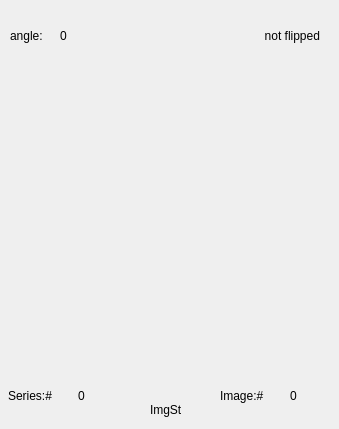
   <widget class="QWidget" name="tab_exam">
    <attribute name="title">
     <string>Processing</string>
    </attribute>
    <widget class="StaticLabel" name="previewImage">
     <property name="geometry">
      <rect>
       <x>2</x>
       <y>60</y>
       <width>320</width>
       <height>320</height>
      </rect>
     </property>
     <property name="text">
      <string/>
     </property>
     <property name="iconNormal">
      <string>../icon/test/sysPic.bmp</string>
     </property>
    </widget>
    <widget class="StaticLabel" name="previewAngleLabel">
     <property name="geometry">
      <rect>
       <x>10</x>
       <y>20</y>
       <width>51</width>
       <height>32</height>
      </rect>
     </property>
     <property name="text">
      <string>angle:</string>
     </property>
     <property name="iconId">
      <number>0</number>
     </property>
    </widget>
    <widget class="StaticLabel" name="previewAngleValue">
     <property name="geometry">
      <rect>
       <x>60</x>
       <y>20</y>
       <width>51</width>
       <height>32</height>
      </rect>
     </property>
     <property name="text">
      <string>0</string>
     </property>
     <property name="iconId">
      <number>4311</number>
     </property>
    </widget>
    <widget class="StaticLabel" name="previewStatus">
     <property name="geometry">
      <rect>
       <x>150</x>
       <y>400</y>
       <width>31</width>
       <height>20</height>
      </rect>
     </property>
     <property name="text">
      <string>ImgState</string>
     </property>
     <property name="iconId">
      <number>0</number>
     </property>
    </widget>
    <widget class="StaticLabel" name="previewFlipStatus">
     <property name="geometry">
      <rect>
       <x>149</x>
       <y>20</y>
       <width>171</width>
       <height>32</height>
      </rect>
     </property>
     <property name="text">
      <string>not flipped</string>
     </property>
     <property name="alignment">
      <set>Qt::AlignRight|Qt::AlignTrailing|Qt::AlignVCenter</set>
     </property>
     <property name="iconId">
      <number>4312</number>
     </property>
    </widget>
    <widget class="StaticLabel" name="previewSeriesNum">
     <property name="geometry">
      <rect>
       <x>78</x>
       <y>380</y>
       <width>41</width>
       <height>32</height>
      </rect>
     </property>
     <property name="text">
      <string>0</string>
     </property>
     <property name="iconId">
      <number>4207</number>
     </property>
    </widget>
    <widget class="StaticLabel" name="previewImageNum">
     <property name="geometry">
      <rect>
       <x>290</x>
       <y>380</y>
       <width>40</width>
       <height>32</height>
      </rect>
     </property>
     <property name="text">
      <string>0</string>
     </property>
     <property name="iconId">
      <number>4208</number>
     </property>
    </widget>
    <widget class="StaticLabel" name="previewSeriesLabel">
     <property name="geometry">
      <rect>
       <x>8</x>
       <y>380</y>
       <width>71</width>
       <height>32</height>
      </rect>
     </property>
     <property name="text">
      <string>Series:#</string>
     </property>
     <property name="iconId">
      <number>0</number>
     </property>
    </widget>
    <widget class="StaticLabel" name="previewImageLabel">
     <property name="geometry">
      <rect>
       <x>220</x>
       <y>380</y>
       <width>71</width>
       <height>32</height>
      </rect>
     </property>
     <property name="text">
      <string>Image:#</string>
     </property>
     <property name="iconId">
      <number>0</number>
     </property>
    </widget>
   </widget>
